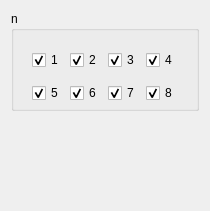
                  <widget class="QWidget" name="tab_12">
                   <attribute name="title">
                    <string>n</string>
                   </attribute>
                   <layout class="QVBoxLayout" name="verticalLayout_50">
                    <item>
                     <widget class="QGroupBox" name="groupBox_25">
                      <property name="minimumSize">
                       <size>
                        <width>0</width>
                        <height>90</height>
                       </size>
                      </property>
                      <property name="maximumSize">
                       <size>
                        <width>16777215</width>
                        <height>100</height>
                       </size>
                      </property>
                      <property name="title">
                       <string>n</string>
                      </property>
                      <layout class="QVBoxLayout" name="verticalLayout_47">
                       <item>
                        <widget class="QFrame" name="frame_40">
                         <property name="minimumSize">
                          <size>
                           <width>0</width>
                           <height>40</height>
                          </size>
                         </property>
                         <property name="maximumSize">
                          <size>
                           <width>16777215</width>
                           <height>40</height>
                          </size>
                         </property>
                         <property name="frameShape">
                          <enum>QFrame::NoFrame</enum>
                         </property>
                         <property name="frameShadow">
                          <enum>QFrame::Raised</enum>
                         </property>
                         <property name="lineWidth">
                          <number>0</number>
                         </property>
                         <layout class="QHBoxLayout" name="horizontalLayout_28">
                          <item>
                           <widget class="QCheckBox" name="FormActionsComboPDOSn1">
                            <property name="text">
                             <string>1</string>
                            </property>
                            <property name="checked">
                             <bool>true</bool>
                            </property>
                           </widget>
                          </item>
                          <item>
                           <widget class="QCheckBox" name="FormActionsComboPDOSn2">
                            <property name="text">
                             <string>2</string>
                            </property>
                            <property name="checked">
                             <bool>true</bool>
                            </property>
                           </widget>
                          </item>
                          <item>
                           <widget class="QCheckBox" name="FormActionsComboPDOSn3">
                            <property name="text">
                             <string>3</string>
                            </property>
                            <property name="checked">
                             <bool>true</bool>
                            </property>
                           </widget>
                          </item>
                          <item>
                           <widget class="QCheckBox" name="FormActionsComboPDOSn4">
                            <property name="text">
                             <string>4</string>
                            </property>
                            <property name="checked">
                             <bool>true</bool>
                            </property>
                           </widget>
                          </item>
                         </layout>
                        </widget>
                       </item>
                       <item>
                        <widget class="QFrame" name="frame_39">
                         <property name="minimumSize">
                          <size>
                           <width>0</width>
                           <height>40</height>
                          </size>
                         </property>
                         <property name="maximumSize">
                          <size>
                           <width>16777215</width>
                           <height>40</height>
                          </size>
                         </property>
                         <property name="frameShape">
                          <enum>QFrame::NoFrame</enum>
                         </property>
                         <property name="frameShadow">
                          <enum>QFrame::Raised</enum>
                         </property>
                         <property name="lineWidth">
                          <number>0</number>
                         </property>
                         <layout class="QHBoxLayout" name="horizontalLayout_27">
                          <item>
                           <widget class="QCheckBox" name="FormActionsComboPDOSn5">
                            <property name="text">
                             <string>5</string>
                            </property>
                            <property name="checked">
                             <bool>true</bool>
                            </property>
                           </widget>
                          </item>
                          <item>
                           <widget class="QCheckBox" name="FormActionsComboPDOSn6">
                            <property name="text">
                             <string>6</string>
                            </property>
                            <property name="checked">
                             <bool>true</bool>
                            </property>
                           </widget>
                          </item>
                          <item>
                           <widget class="QCheckBox" name="FormActionsComboPDOSn7">
                            <property name="text">
                             <string>7</string>
                            </property>
                            <property name="checked">
                             <bool>true</bool>
                            </property>
                           </widget>
                          </item>
                          <item>
                           <widget class="QCheckBox" name="FormActionsComboPDOSn8">
                            <property name="text">
                             <string>8</string>
                            </property>
                            <property name="checked">
                             <bool>true</bool>
                            </property>
                           </widget>
                          </item>
                         </layout>
                        </widget>
                       </item>
                      </layout>
                     </widget>
                    </item>
                    <item>
                     <spacer name="verticalSpacer_13">
                      <property name="orientation">
                       <enum>Qt::Vertical</enum>
                      </property>
                      <property name="sizeHint" stdset="0">
                       <size>
                        <width>20</width>
                        <height>89</height>
                       </size>
                      </property>
                     </spacer>
                    </item>
                   </layout>
                  </widget>
